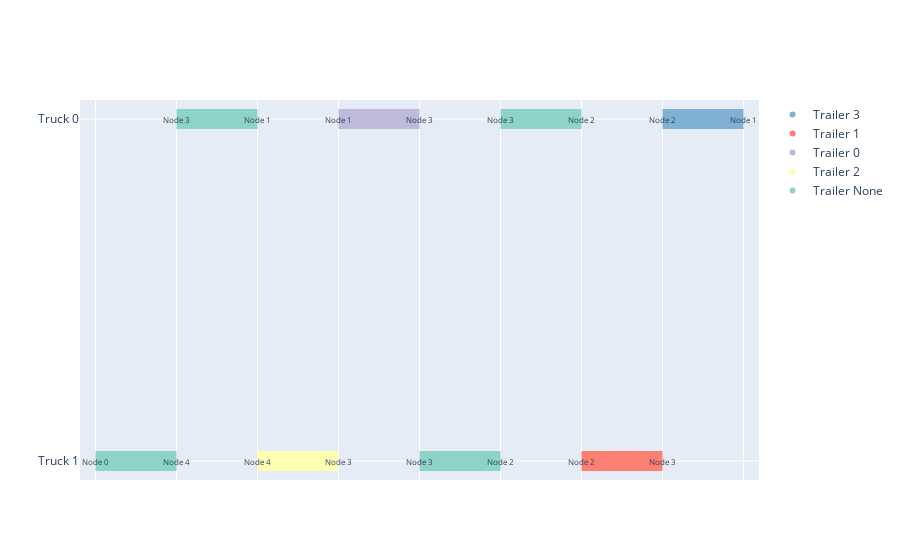

Source (notebook cell):
### Code cell
env = EVRP
val_dataset = env.make_dataset(
        size=5,
        num_samples=1,
        num_trucks=2,
        num_trailers=4,
        truck_names=None,
        display_graphs=3,
    )

# Need a dataloader to batch instances
dataloader = DataLoader(val_dataset, batch_size=1, collate_fn=collate_fn)

# Make var works for dicts
batch = next(iter(dataloader))

# Run the model
model.eval()
model.set_decode_type('greedy')

with torch.no_grad():
    length, _, edges, decision = model(batch[0].copy(), batch[1].copy(), return_pi=True)

edges=edges.permute(1,2,0)
decision=decision.permute(0, 2, 1)
for i, graph in enumerate(batch[1]):
    print("graph_index", i)
    fig, ax = plt.subplots()
    graph.draw(ax=ax, with_labels=True)
    plt.show()

    for edge, d in zip(edges[i], decision[i]):
        fig, ax = plt.subplots()
        print(edge, d)

        graph.clear()
        edge = graph.visit_edge([edge])
        graph.update_attributes(edge)
        graph.draw(ax=ax, with_labels=True)

        plt.show()

    data = edges[0].numpy().astype(int)
    plot_timeline(data)

### Figure 1 — Plotly figure (JSON) as saved in the notebook; plotly's stock layout.template omitted (floating-point values rounded to 4 significant figures)
{"data": [{"hoverinfo": "none", "line": {"color": "rgb(141,211,199)", "width": 20}, "mode": "lines", "name": "Truck 0", "showlegend": false, "type": "scatter", "x": ["1970-01-01T01:00:00", "1970-01-01T02:00:00"], "y": ["Truck 0", "Truck 0"]}, {"hoverinfo": "none", "line": {"color": "rgb(190,186,218)", "width": 20}, "mode": "lines", "name": "Truck 0", "showlegend": false, "type": "scatter", "x": ["1970-01-01T03:00:00", "1970-01-01T04:00:00"], "y": ["Truck 0", "Truck 0"]}, {"hoverinfo": "none", "line": {"color": "rgb(141,211,199)", "width": 20}, "mode": "lines", "name": "Truck 0", "showlegend": false, "type": "scatter", "x": ["1970-01-01T05:00:00", "1970-01-01T06:00:00"], "y": ["Truck 0", "Truck 0"]}, {"hoverinfo": "none", "line": {"color": "rgb(128,177,211)", "width": 20}, "mode": "lines", "name": "Truck 0", "showlegend": false, "type": "scatter", "x": ["1970-01-01T07:00:00", "1970-01-01T08:00:00"], "y": ["Truck 0", "Truck 0"]}, {"hoverinfo": "none", "line": {"color": "rgb(141,211,199)", "width": 20}, "mode": "lines", "name": "Truck 1", "showlegend": false, "type": "scatter", "x": ["1970-01-01T00:00:00", "1970-01-01T01:00:00"], "y": ["Truck 1", "Truck 1"]}, {"hoverinfo": "none", "line": {"color": "rgb(255,255,179)", "width": 20}, "mode": "lines", "name": "Truck 1", "showlegend": false, "type": "scatter", "x": ["1970-01-01T02:00:00", "1970-01-01T03:00:00"], "y": ["Truck 1", "Truck 1"]}, {"hoverinfo": "none", "line": {"color": "rgb(141,211,199)", "width": 20}, "mode": "lines", "name": "Truck 1", "showlegend": false, "type": "scatter", "x": ["1970-01-01T04:00:00", "1970-01-01T05:00:00"], "y": ["Truck 1", "Truck 1"]}, {"hoverinfo": "none", "line": {"color": "rgb(251,128,114)", "width": 20}, "mode": "lines", "name": "Truck 1", "showlegend": false, "type": "scatter", "x": ["1970-01-01T06:00:00", "1970-01-01T07:00:00"], "y": ["Truck 1", "Truck 1"]}, {"legendgroup": "Trailer None", "marker": {"color": "rgb(141,211,199)"}, "mode": "markers", "name": "Trailer None", "type": "scatter", "x": [null], "y": [null]}, {"legendgroup": "Trailer 2", "marker": {"color": "rgb(255,255,179)"}, "mode": "markers", "name": "Trailer 2", "type": "scatter", "x": [null], "y": [null]}, {"legendgroup": "Trailer 0", "marker": {"color": "rgb(190,186,218)"}, "mode": "markers", "name": "Trailer 0", "type": "scatter", "x": [null], "y": [null]}, {"legendgroup": "Trailer 1", "marker": {"color": "rgb(251,128,114)"}, "mode": "markers", "name": "Trailer 1", "type": "scatter", "x": [null], "y": [null]}, {"legendgroup": "Trailer 3", "marker": {"color": "rgb(128,177,211)"}, "mode": "markers", "name": "Trailer 3", "type": "scatter", "x": [null], "y": [null]}], "layout": {"annotations": [{"align": "center", "arrowhead": 2, "arrowsize": 1.5, "arrowwidth": 1.5, "ax": 20, "ay": 0, "font": {"size": 8}, "showarrow": false, "text": "Node 3", "valign": "bottom", "x": "1970-01-01T01:00:00", "xref": "x", "y": "Truck 0", "yref": "y"}, {"align": "center", "arrowhead": 2, "arrowsize": 1.5, "arrowwidth": 1.5, "ax": -20, "ay": 0, "font": {"size": 8}, "showarrow": false, "text": "Node 1", "valign": "bottom", "x": "1970-01-01T02:00:00", "xref": "x", "y": "Truck 0", "yref": "y"}, {"align": "center", "arrowhead": 2, "arrowsize": 1.5, "arrowwidth": 1.5, "ax": 20, "ay": 0, "font": {"size": 8}, "showarrow": false, "text": "Node 1", "valign": "bottom", "x": "1970-01-01T03:00:00", "xref": "x", "y": "Truck 0", "yref": "y"}, {"align": "center", "arrowhead": 2, "arrowsize": 1.5, "arrowwidth": 1.5, "ax": -20, "ay": 0, "font": {"size": 8}, "showarrow": false, "text": "Node 3", "valign": "bottom", "x": "1970-01-01T04:00:00", "xref": "x", "y": "Truck 0", "yref": "y"}, {"align": "center", "arrowhead": 2, "arrowsize": 1.5, "arrowwidth": 1.5, "ax": 20, "ay": 0, "font": {"size": 8}, "showarrow": false, "text": "Node 3", "valign": "bottom", "x": "1970-01-01T05:00:00", "xref": "x", "y": "Truck 0", "yref": "y"}, {"align": "center", "arrowhead": 2, "arrowsize": 1.5, "arrowwidth": 1.5, "ax": -20, "ay": 0, "font": {"size": 8}, "showarrow": false, "text": "Node 2", "valign": "bottom", "x": "1970-01-01T06:00:00", "xref": "x", "y": "Truck 0", "yref": "y"}, {"align": "center", "arrowhead": 2, "arrowsize": 1.5, "arrowwidth": 1.5, "ax": 20, "ay": 0, "font": {"size": 8}, "showarrow": false, "text": "Node 2", "valign": "bottom", "x": "1970-01-01T07:00:00", "xref": "x", "y": "Truck 0", "yref": "y"}, {"align": "center", "arrowhead": 2, "arrowsize": 1.5, "arrowwidth": 1.5, "ax": -20, "ay": 0, "font": {"size": 8}, "showarrow": false, "text": "Node 1", "valign": "bottom", "x": "1970-01-01T08:00:00", "xref": "x", "y": "Truck 0", "yref": "y"}, {"align": "center", "arrowhead": 2, "arrowsize": 1.5, "arrowwidth": 1.5, "ax": 20, "ay": 0, "font": {"size": 8}, "showarrow": false, "text": "Node 0", "valign": "bottom", "x": "1970-01-01T00:00:00", "xref": "x", "y": "Truck 1", "yref": "y"}, {"align": "center", "arrowhead": 2, "arrowsize": 1.5, "arrowwidth": 1.5, "ax": -20, "ay": 0, "font": {"size": 8}, "showarrow": false, "text": "Node 4", "valign": "bottom", "x": "1970-01-01T01:00:00", "xref": "x", "y": "Truck 1", "yref": "y"}, {"align": "center", "arrowhead": 2, "arrowsize": 1.5, "arrowwidth": 1.5, "ax": 20, "ay": 0, "font": {"size": 8}, "showarrow": false, "text": "Node 4", "valign": "bottom", "x": "1970-01-01T02:00:00", "xref": "x", "y": "Truck 1", "yref": "y"}, {"align": "center", "arrowhead": 2, "arrowsize": 1.5, "arrowwidth": 1.5, "ax": -20, "ay": 0, "font": {"size": 8}, "showarrow": false, "text": "Node 3", "valign": "bottom", "x": "1970-01-01T03:00:00", "xref": "x", "y": "Truck 1", "yref": "y"}, {"align": "center", "arrowhead": 2, "arrowsize": 1.5, "arrowwidth": 1.5, "ax": 20, "ay": 0, "font": {"size": 8}, "showarrow": false, "text": "Node 3", "valign": "bottom", "x": "1970-01-01T04:00:00", "xref": "x", "y": "Truck 1", "yref": "y"}, {"align": "center", "arrowhead": 2, "arrowsize": 1.5, "arrowwidth": 1.5, "ax": -20, "ay": 0, "font": {"size": 8}, "showarrow": false, "text": "Node 2", "valign": "bottom", "x": "1970-01-01T05:00:00", "xref": "x", "y": "Truck 1", "yref": "y"}, {"align": "center", "arrowhead": 2, "arrowsize": 1.5, "arrowwidth": 1.5, "ax": 20, "ay": 0, "font": {"size": 8}, "showarrow": false, "text": "Node 2", "valign": "bottom", "x": "1970-01-01T06:00:00", "xref": "x", "y": "Truck 1", "yref": "y"}, {"align": "center", "arrowhead": 2, "arrowsize": 1.5, "arrowwidth": 1.5, "ax": -20, "ay": 0, "font": {"size": 8}, "showarrow": false, "text": "Node 3", "valign": "bottom", "x": "1970-01-01T07:00:00", "xref": "x", "y": "Truck 1", "yref": "y"}], "legend": {"traceorder": "reversed"}, "showlegend": true, "xaxis": {"showticklabels": false}, "yaxis": {"autorange": "reversed"}}}
